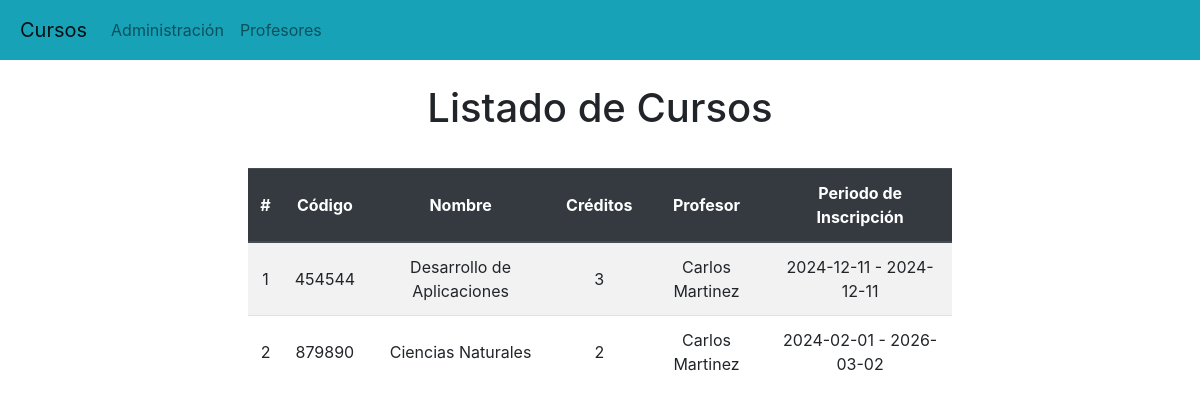
The page / on the database its author committed.
### Aplicaciones/Academico/models.py (models this page shows, shortened)
class Curso(models.Model):
    codigo = models.CharField(primary_key=True, max_length=6)
    nombre = models.CharField(max_length=50)
    profesor = models.ForeignKey(Profesor, on_delete=models.CASCADE, related_name="cursos")
    creditos = models.PositiveSmallIntegerField()
    fecha_inicio_inscripcion = models.DateField(null=True, blank=True)
    fecha_fin_inscripcion = models.DateField(null=True, blank=True)
    @property
    def periodo_inscripcion(self):
        if self.fecha_inicio_inscripcion and self.fecha_fin_inscripcion:
            return f"{self.fecha_inicio_inscripcion} - {self.fecha_fin_inscripcion}"
        return "No definido"

class Profesor(models.Model):
    id = models.AutoField(primary_key=True)  # Esto especifica el campo id como clave primaria
    nombre = models.CharField(max_length=150)
    telefono = models.CharField(max_length=15, blank=True, null=True)
    def __str__(self):
        return self.nombre

### Aplicaciones/Academico/views.py (the view)
# urls.py: path('', views.home),
def home(request):
    cursosListados = Curso.objects.all()
    return render(request, "gestionCursos.html", {"cursos": cursosListados})

### Aplicaciones/Academico/templates/gestionCursos.html (shortened to what this page needs)
{% extends "./base.html" %}
{% block body %}
<div class="row justify-content-center">
    <div class="col-lg-10 col-xl-8">
        <h1 class="text-center">Listado de Cursos</h1>
        <div class="table-responsive py-2">
            <table class="table table-striped text-center">
                <thead class="thead-dark">
                    <tr>
                        <th>#</th>
                        <th>Código</th>
                        <th>Nombre</th>
                        <th>Créditos</th>
                        <th>Profesor</th>
                        <th>Periodo de Inscripción</th>
                    </tr>
                </thead>
                <tbody>
                    {% for c in cursos %}
                    <tr>
                        <td>{{ forloop.counter }}</td>
                        <td>{{ c.codigo }}</td>
                        <td>{{ c.nombre }}</td>
                        <td>{{ c.creditos }}</td>
                        <td>{{ c.profesor }}</td>
                        <td>{{ c.periodo_inscripcion }}</td>
                    </tr>
                    {% endfor %}
                </tbody>
            </table>
        </div>
    </div>
</div>
{% endblock %}

### Aplicaciones/Academico/templates/base.html (shortened to what this page needs)
<!DOCTYPE html>
<html lang="en">
<head>
    {% load static %}
    <link rel="stylesheet" href="https://cdn.jsdelivr.net/npm/bootstrap@4.5.3/dist/css/bootstrap.min.css"
>
        <link href="https://cdnjs.cloudflare.com/ajax/libs/font-awesome/5.15.4/css/all.min.css" rel="stylesheet">
    <link rel="stylesheet" href="{% static 'css/gestionCursos.css' %}">
</head>
<body>
    <nav class="navbar navbar-expand-lg navbar-light bg-info">
        <a class="navbar-brand" href="gestionCursos.html">Cursos</a>
        <div class="collapse navbar-collapse" id="navbarNav">
            <ul class="navbar-nav">
                <li class="nav-item">
                    <a class="nav-link" href="principal.html">Administración <span class="sr-only">(current)</span></a>
                </li>
                <li class="nav-item">
                    <a class="nav-link" href="listar_profesores.html">Profesores</a>
                </li>
            </ul>
        </div>
    </nav>
    <div class="container py-4">
        {% block body %}
        {% endblock %}
    </div>
</body>
</html>

### Aplicaciones/Academico/static/css/gestionCursos.css (style rules this page uses)
th, td { text-align: center; vertical-align: middle; }
.row { margin: 0px; padding: 0; }
.container { max-width: 95%; margin: 0 auto; padding: 20px; }
.table-responsive { padding: 0; }
.table { width: 100%; margin-bottom: 10px; }
th, td { padding: 12px; text-align: center; vertical-align: middle; }
.navbar { margin: 0; padding: 10px 20px; }

### Aplicaciones/Academico/templates/gestionCursos.html (style rules this page uses)
.table-responsive { margin: 0 auto; }
.table thead th, .table tbody td { text-align: center; vertical-align: middle; }
.table thead th { background-color: #343a40; color: white; }
.table { margin-top: 20px; margin-bottom: 20px; }

### rows shown on the page
Curso: codigo "454544", nombre "Desarrollo de Aplicaciones", creditos "3", profesor "Carlos Martinez", periodo_inscripcion "2024-12-11 - 2024-12-11"
Curso: codigo "879890", nombre "Ciencias Naturales", creditos "2", profesor "Carlos Martinez", periodo_inscripcion "2024-02-01 - 2026-03-02"
